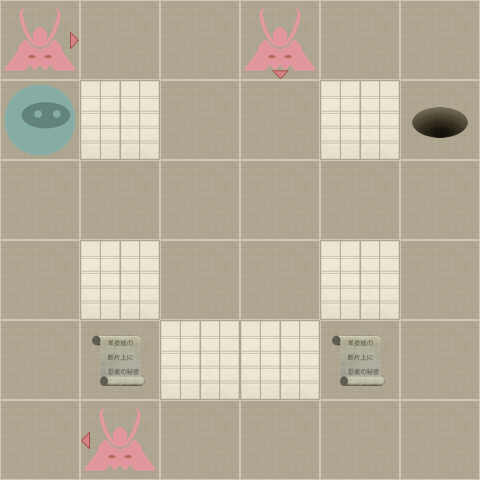

A level layout from a 2D game, rendered from its tile map. Below: a short description, then the map file with tile-grid data replaced by summaries:
An orthogonal 6x6 tile map with 80x80 px tiles, 2 tile layers (Level, Actors).

<map version="1.0" orientation="orthogonal" width="6" height="6" tilewidth="80" tileheight="80">
 <properties>
  <property name="moves" value="9" />
 </properties>
 <tileset firstgid="1" name="tiles" tilewidth="80" tileheight="80" spacing="2" margin="2">
  <image source="tiles-hd.png" width="512" height="512" />
  <tile id="0">
   <properties>
    <property name="actor" value="exit" />
   </properties>
  </tile>
  <tile id="2">
   <properties>
    <property name="actor" value="guard" />
    <property name="direction" value="down" />
   </properties>
  </tile>
  <tile id="3">
   <properties>
    <property name="actor" value="guard" />
    <property name="direction" value="left" />
   </properties>
  </tile>
  <tile id="4">
   <properties>
    <property name="actor" value="guard" />
    <property name="direction" value="right" />
   </properties>
  </tile>
  <tile id="5">
   <properties>
    <property name="actor" value="guard" />
    <property name="direction" value="up" />
   </properties>
  </tile>
  <tile id="7">
   <properties>
    <property name="actor" value="player" />
   </properties>
  </tile>
  <tile id="8">
   <properties>
    <property name="actor" value="scroll" />
   </properties>
  </tile>
  <tile id="9">
   <properties>
    <property name="wall" value="1" />
   </properties>
  </tile>
 </tileset>
 <layer name="Level" width="6" height="6">
  <data>[36 cells, 36 non-empty, 2 distinct tile ids]</data>
 </layer>
 <layer name="Actors" width="6" height="6">
  <data>[36 cells, 7 non-empty, 6 distinct tile ids]</data>
 </layer>
</map>
